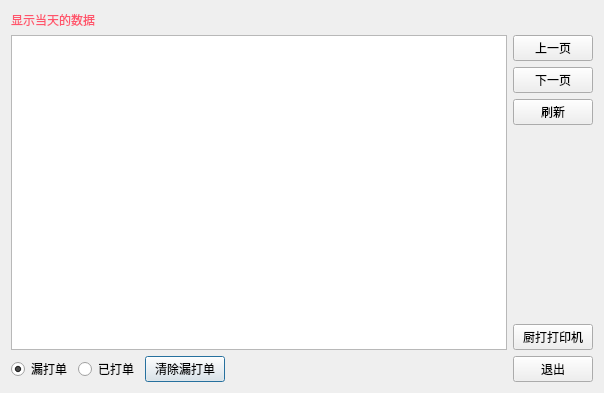
<?xml version="1.0" encoding="UTF-8"?>
<ui version="4.0">
 <class>w_bt_dish_kitchen_dish_state</class>
 <widget class="QDialog" name="w_bt_dish_kitchen_dish_state">
  <property name="geometry">
   <rect>
    <x>0</x>
    <y>0</y>
    <width>604</width>
    <height>393</height>
   </rect>
  </property>
  <property name="windowTitle">
   <string>Dialog</string>
  </property>
  <layout class="QVBoxLayout" name="verticalLayout_3">
   <item>
    <widget class="QLabel" name="label">
     <property name="styleSheet">
      <string notr="true">color:#ff546b;</string>
     </property>
     <property name="text">
      <string>显示当天的数据</string>
     </property>
    </widget>
   </item>
   <item>
    <layout class="QHBoxLayout" name="horizontalLayout_2">
     <item>
      <layout class="QVBoxLayout" name="verticalLayout_2">
       <item>
        <widget class="lds_tableView" name="tableView"/>
       </item>
       <item>
        <layout class="QHBoxLayout" name="horizontalLayout">
         <item>
          <widget class="QRadioButton" name="radioButton_lost">
           <property name="text">
            <string>漏打单</string>
           </property>
           <property name="checked">
            <bool>true</bool>
           </property>
          </widget>
         </item>
         <item>
          <widget class="QRadioButton" name="radioButton_printed">
           <property name="text">
            <string>已打单</string>
           </property>
          </widget>
         </item>
         <item>
          <widget class="QPushButton" name="pushButton_lost_clear">
           <property name="text">
            <string>清除漏打单</string>
           </property>
          </widget>
         </item>
         <item>
          <spacer name="horizontalSpacer_2">
           <property name="orientation">
            <enum>Qt::Horizontal</enum>
           </property>
           <property name="sizeHint" stdset="0">
            <size>
             <width>40</width>
             <height>20</height>
            </size>
           </property>
          </spacer>
         </item>
        </layout>
       </item>
      </layout>
     </item>
     <item>
      <layout class="QVBoxLayout" name="verticalLayout">
       <item>
        <widget class="lds_toolbar_button" name="pushButton_up">
         <property name="text">
          <string>上一页</string>
         </property>
         <property name="outer_stylesheet" stdset="0">
          <string>pushbutton</string>
         </property>
        </widget>
       </item>
       <item>
        <widget class="lds_toolbar_button" name="pushButton_down">
         <property name="text">
          <string>下一页</string>
         </property>
         <property name="outer_stylesheet" stdset="0">
          <string>pushbutton</string>
         </property>
        </widget>
       </item>
       <item>
        <widget class="lds_toolbar_button" name="pushButton_refresh">
         <property name="text">
          <string>刷新</string>
         </property>
         <property name="outer_stylesheet" stdset="0">
          <string>pushbutton</string>
         </property>
        </widget>
       </item>
       <item>
        <spacer name="verticalSpacer">
         <property name="orientation">
          <enum>Qt::Vertical</enum>
         </property>
         <property name="sizeHint" stdset="0">
          <size>
           <width>20</width>
           <height>40</height>
          </size>
         </property>
        </spacer>
       </item>
       <item>
        <widget class="lds_toolbar_button" name="pushButton_kitchen_print">
         <property name="text">
          <string>厨打打印机</string>
         </property>
         <property name="outer_stylesheet" stdset="0">
          <string>pushbutton</string>
         </property>
        </widget>
       </item>
       <item>
        <widget class="lds_toolbar_button" name="pushButton_exit">
         <property name="text">
          <string>退出</string>
         </property>
         <property name="outer_stylesheet" stdset="0">
          <string>pushbutton</string>
         </property>
        </widget>
       </item>
      </layout>
     </item>
    </layout>
   </item>
  </layout>
 </widget>
 <customwidgets>
  <customwidget>
   <class>lds_tableView</class>
   <extends>QTableView</extends>
   <header>lds_tableview.h</header>
  </customwidget>
  <customwidget>
   <class>lds_toolbar_button</class>
   <extends>QPushButton</extends>
   <header>lds_toolbar_button.h</header>
  </customwidget>
 </customwidgets>
 <resources/>
 <connections/>
</ui>
